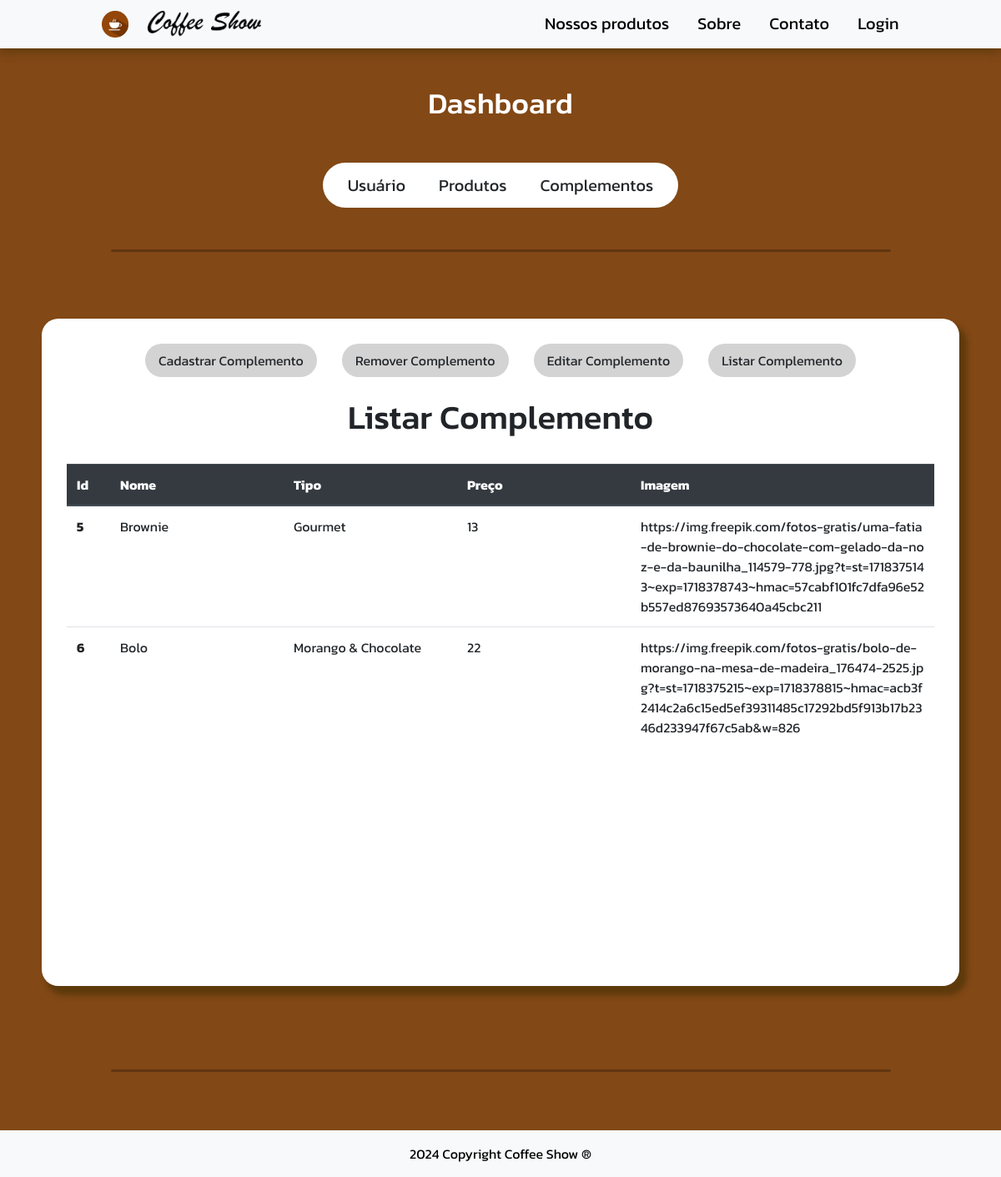
The page /view/dashboard.php on the database its author committed.
### tables this page shows
CREATE TABLE IF NOT EXISTS complementos (
  id int NOT NULL AUTO_INCREMENT,
  nome varchar(100) DEFAULT NULL,
  tipo varchar(100) DEFAULT NULL,
  preco varchar(50) DEFAULT NULL,
  img varchar(200) DEFAULT NULL,
  PRIMARY KEY (id)
);

### model/complementos.php (called while the page is built, shortened)
<?php
class Complemento {
 private $id;
 private $nome;
 private $tipo;
 private $preco;
 private $img;
 public function __construct($id = null, $nome = null, $tipo = null, $preco = null, $img = null) {
    $this->id = $id;
    $this->nome = $nome;
    $this->tipo = $tipo;
    $this->preco = $preco;
    $this->img = $img;
}
public function getId() {
    return $this->id;
}
public function setId($id) {
    $this->id = $id;
}
public function getNome() {
    return $this->nome;
}
public function setNome($nome) {
    $this->nome = $nome;
}
public function getTipo() {
    return $this->tipo;
}
public function setTipo($tipo) {
    $this->tipo = $tipo;
}
public function getPreco() {
    return $this->preco;
}
public function setPreco($preco) {
    $this->preco = $preco;
}
public function getImg() {
    return $this->img;
}
public function setImg($img) {
    $this->img = $img;
}
public function ListarComplementos() {
    try {
        $conn = Conexao::conectar();
        $sql = "SELECT * FROM complementos ORDER BY id";
        $stmt = $conn->prepare($sql);
        $stmt->execute();
        $complementos = [];
        while ($row = $stmt->fetch(PDO::FETCH_ASSOC)) {
            $complemento = new Complemento();
            $complemento->setId($row["id"]);
            $complemento->setNome($row["nome"]);
            $complemento->setTipo($row["tipo"]);
            $complemento->setPreco($row["preco"]);
            $complemento->setImg($row["img"]);
            $complementos[] = $complemento;
        }
        return $complementos;
    } catch (PDOException $e) {
        echo "Erro ao listar complementos! " . $e->getMessage();
        return [];
    }
}
}
?>

### controller/ComplementoController.php (called while the page is built, shortened)
<?php
require_once '../model/complementos.php';
class ComplementoController {
    public function listar() {
        $complemento = new Complemento();
        $complementos = $complemento->ListarComplementos();
        return $complementos;
    }
}
?>

### view/dashboard.php (the view, shortened to what this page needs)
<?php
require_once '../controller/ComplementoController.php';
$complementoController = new ComplementoController();
$complementos = $complementoController->listar();
?>
<html>
    <head>
        <link rel="stylesheet" type="text/css" href="../public/css/gabreu.css">
        <link rel="stylesheet" type="text/css" href="../public/css/nav.css">
        <link rel="stylesheet" href="https://cdn.jsdelivr.net/npm/bootstrap@4.3.1/dist/css/bootstrap.min.css">
    </head>
<body>
<nav class="navbar navbar-light bg-light">
        <div class="content-nav" style="<?php if(isset($_SESSION['usuario'])){echo "gap: 25vh !important;";}?>">
            <a class="navbar-brand">
                <img onclick="login()" src="../public/images/icone2.png" width="32" height="32" class="d-inline-block align-top icone">
                <img onclick="login()" src="../public/images/logo1.png" height="32" class="d-inline-block align-top icone">
            </a>
            <div class="links">
                <a href="produtos.php">Nossos produtos</a>
                <a href="sobre.php">Sobre</a>
                <a href="contato.php">Contato</a>
                <?php
                if(isset($_SESSION['usuario'])){
                    echo "<a href='dashboard.php'>Dashboard</a>";
                    echo "<a href='sair.php'>Logout</a>";
                }else{
                    echo "<a href='login-cafe.php'>Login</a>";
                }
                ?>
            </div>
        </div>
    </nav>
    <div class="page">
        <div class="content-page text-center">
            <div class="sub-dashboard">Dashboard</div>
            <div class="escolha-dash">
                <ul class="nav dash-nav escolha-nav justify-content-center">
                    <li class="nav-item">
                        <a onclick="usuarios()" class="nav-link">Usuário</a>
                    </li>
                    <li class="nav-item">
                        <a onclick="produtos()" class="nav-link lis">Produtos</a>
                    </li>
                    <li class="nav-item">
                        <a onclick="complementos()" class="nav-link">Complementos</a>
                    </li>
                </ul>
            </div>
            <hr class="hr">
            <div class="dashboard-card" id="card-complementos" style="display: block;">
                <ul class="nav dash-nav justify-content-center">
                    <li class="nav-item">
                        <a onclick="cadastrarComplemento()" class="nav-link">Cadastrar Complemento</a>
                    </li>
                      <li class="nav-item">
                        <a onclick="removerComplemento()" class="nav-link">Remover Complemento</a>
                    </li>
                    <li class="nav-item">
                        <a onclick="editarComplemento()" class="nav-link">Editar Complemento</a>
                    </li>
                    <li class="nav-item">
                        <a onclick="listarComplemento()" class="nav-link">Listar Complemento</a>
                    </li>
                </ul>
                <div id="listar-complemento" style="display: block;">
                    <br><h1>Listar Complemento</h1><br>
                    <table class="table">
                        <thead class="thead-dark">
                          <tr>
                            <th scope="col">Id</th>
                            <th scope="col">Nome</th>
                            <th scope="col">Tipo</th>
                            <th scope="col">Preço</th>
                            <th scope="col">Imagem</th>
                          </tr>
                        </thead>
                        <tbody>
                    <?php
                        foreach ($complementos as $complemento) {
                            echo "<tr>";
                                echo "<th width='5%' scope='row'>" . $complemento->getId() . "</th>";
                                echo "<td width='20%'>" . $complemento->getNome() . "</td>";
                                echo "<td width='20%'>" . $complemento->getTipo() . "</td>";
                                echo "<td width='20%'>" . $complemento->getPreco() . "</td>";
                                echo "<td>" . $complemento->getImg() . "</td>";
                            echo "</tr>";
                        }
                    ?>
                        </tbody>
                    </table>
                </div>
            </div>
            <hr class="hr2">
        </div>
    </div>
</body>
<footer class="text-center text-lg-start">
    <div class="p-3" style="background-color: #f8f9fa !important;">
        <a>2024 Copyright Coffee Show ®</a>
    </div>
</footer>
</html>

### public/css/gabreu.css (style rules this page uses)
.icone:first-child { margin-left: 12px; }
.icone:last-child { margin-left: 8px; }
footer { position: relative; bottom: 0; width: 100%; background-color: #f8f9fa !important; color: black !important }
.page { display: flex; justify-content: center; gap: 50px; }
.content-page { max-width: 1200px !important; margin: 20px; }
.hr { border-radius: 3px; width: 85%; margin-bottom: 80px; border-top: 3px solid rgb(0 0 0 / 26%); }
.hr2 { border-radius: 3px; width: 85%; margin-bottom: 50px; border-top: 3px solid rgb(0 0 0 / 26%); }
.sub-dashboard { font-size: 2.2rem; font-weight: 500; line-height: 1.2; margin-top: 25px; margin-bottom: 50px; color: white; }
.dashboard-card { width: 1100px; min-height: 800px; background-color: white; padding: 30px; border-radius: 20px; margin-bottom: 100px; margin-top: 50px; box-shadow: 7px 9px 6px 2px #392b0080; }
.dash-nav { display: flex; gap: 30px; }
.dash-nav a { background-color: rgb(211, 211, 211); border-radius: 30px; cursor: pointer; transition: 0.2s; user-select: none; }
.escolha-dash { margin-bottom: 50px; }
.escolha-dash a { user-select: none; padding: 12px; padding-right: 20px; padding-left: 20px; font-size: 20px; }
.escolha-nav { display: flex; gap: 0px !important; }
.escolha-nav li:first-child a { background-color: white; border-radius: 30px 0px 0px 30px; padding-left: 30px; }
.lis { background-color: white !important; border-radius: 0px !important; padding-left: 30px; }
.escolha-nav li:last-child a { background-color: white; border-radius: 0px 30px 30px 0px; padding-right: 30px; }

### public/css/nav.css (style rules this page uses)
@media only screen and (max-width: 1630px) { .content-nav { gap: 26vw !important; } }
body { margin: 0; background-color: rgb(130, 72, 22) !important; font-family: Kanit !important; }
.navbar { justify-content: center !important; box-shadow: 0px 4px 11px 0px #392b0080; }
.content-nav { display: flex; justify-content: space-between !important; flex-wrap: wrap; position: relative; max-width: 1200px; gap: 38vh; }
.navbar a { font-size: 22px; display: flex; gap: 15px; }
.navbar-brand { user-select: none; }
.links { display: flex; gap: 10px; font-size: 20px; }
.links a:last-child { margin-right: 0px; }
.links a { transition: .3s; color: black; text-decoration: none; font-size: 20px !important; border-radius: 15px; padding-top: 5px; padding-bottom: 5px; padding-left: 12px; padding-right: 12px; }

### rows shown on the page
complementos: id "5", nome "Brownie", tipo "Gourmet", preco "13", img "https://img.freepik.com/fotos-gratis/uma-fatia-de-brownie-do-chocolate-com-gelado-da-noz-e-da-baunilha_114579-778.jpg?t=st=1718375143~exp=1718378743~hmac=57cabf101fc7dfa96e52b557ed87693573640a45cbc211"
complementos: id "6", nome "Bolo", tipo "Morango & Chocolate", preco "22", img "https://img.freepik.com/fotos-gratis/bolo-de-morango-na-mesa-de-madeira_176474-2525.jpg?t=st=1718375215~exp=1718378815~hmac=acb3f2414c2a6c15ed5ef39311485c17292bd5f913b17b2346d233947f67c5ab&w=826"
